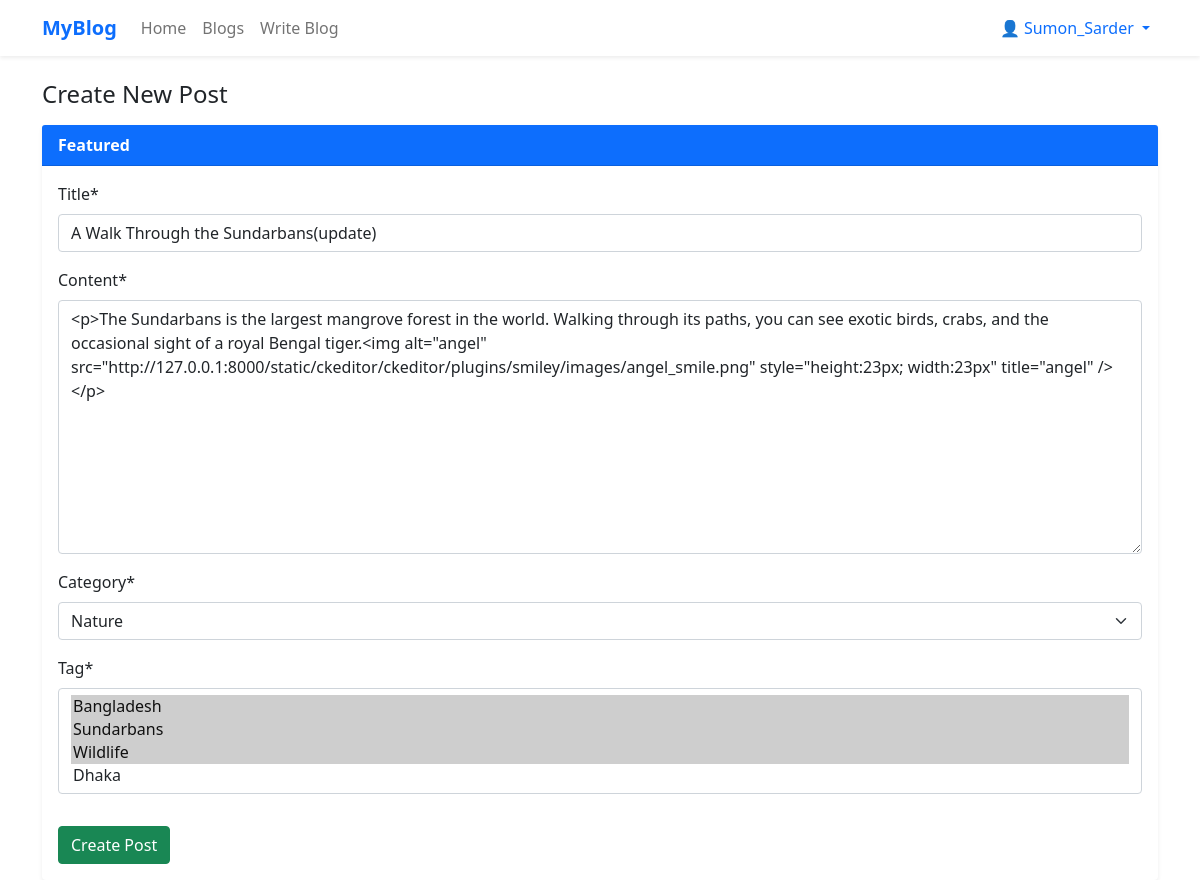
/post/update/18 (signed in), run on the app's committed database.
### blog/models.py (models this page shows, shortened)
class Post(models.Model):
    title = models.CharField(max_length=100)
    content = RichTextField()
    author = models.ForeignKey(User,on_delete=models.CASCADE)
    created_at = models.DateTimeField(auto_now_add=True)
    updated_at = models.DateTimeField(auto_now=True)
    category = models.ForeignKey(Category,on_delete=models.SET_NULL,null=True)
    tag = models.ManyToManyField(Tag)
    view_count = models.PositiveBigIntegerField(default = 0)
    liked_users = models.ManyToManyField(User,related_name = 'liked_posts')

### blog/views.py (the view)
# urls.py: path('post/update/<int:id>', views.post_update,name='post_update'),
@login_required
def post_update(request,id):
    post = get_object_or_404(Post,id=id)
    if request.method == 'POST':
        form = PostForm(request.POST,instance=post)
        if form.is_valid():
            form.save()
            return redirect('post_details',id=post.id)
    else:
        form = PostForm(instance=post)
    return render(request,'blog/post_create.html',{'form':form})

### blog/forms.py
class PostForm(forms.ModelForm):
    class Meta:
        model = Post
        fields = ['title','content','category','tag']

### blog/models.py (called while the page is built)
    def __str__(self):
        return self.name

    def __str__(self):
        return self.name

### templates/blog/post_create.html (shortened to what this page needs)
{% extends "blog/base.html" %}
{% load crispy_forms_tags %}
{% block content %}
<div class="container mt-4">
    <h4 class="mb-3">Create New Post</h4>
    <div class="card shadow-sm border-0">
        <div class="card-header bg-primary text-white fw-bold">
            Featured
        </div>
        <div class="card-body">
            <form action="" method="post">
                {{ form|crispy }}
                <button type="submit" class="btn btn-success mt-3">Create Post</button>
            </form>
        </div>
    </div>
</div>
{% endblock content %}

### templates/blog/navbar.html (shortened to what this page needs)
<nav class="navbar navbar-expand-lg navbar-light bg-white shadow-sm">
    <div class="container">
        <a class="navbar-brand fw-bold text-primary" href="{% url 'post_list' %}">MyBlog</a>
        <div class="collapse navbar-collapse" id="navbarSupportedContent">
            <ul class="navbar-nav me-auto mb-2 mb-lg-0">
                <li class="nav-item">
                    <a class="nav-link {% if request.path == '/' %}active fw-bold{% endif %}" href="{% url 'post_list' %}">Home</a>
                </li>
                <li class="nav-item">
                    <a class="nav-link {% if request.path == '/blogs/' %}active fw-bold{% endif %}" href="{% url 'post_list' %}">Blogs</a>
                </li>
                {% if user.is_authenticated %}
                <li class="nav-item">
                    <a class="nav-link" href="{% url 'post_create' %}">Write Blog </a>
                </li>
                {% endif %}
            </ul>
            <ul class="navbar-nav ms-auto">
                {% if user.is_authenticated %}
                <li class="nav-item dropdown">
                    <a class="nav-link dropdown-toggle text-primary fw-semibold" href="#" id="navbarDropdown" role="button"
                       data-bs-toggle="dropdown" aria-expanded="false">
                        👤 {{ user.username }}
                    </a>
                </li>
                {% endif %}
            </ul>
        </div>
    </div>
</nav>

### data on the page
Post: title "A Walk Through the Sundarbans(update)", content "<p>The Sundarbans is the largest mangrove forest in the world. Walking through its paths, you can see exotic birds, crabs, and the occasional sight of a royal Bengal tiger.<img alt=\"angel\" src=\"http://127.0.0.1:8000/static/ckeditor/ckeditor/plugins/smiley/images/angel_smile.png\" style=\"height:23px; width:23px\" title=\"angel\" /></p>", category "Nature"

### other printed values
{{ user.username }} "Sumon_Sarder"
